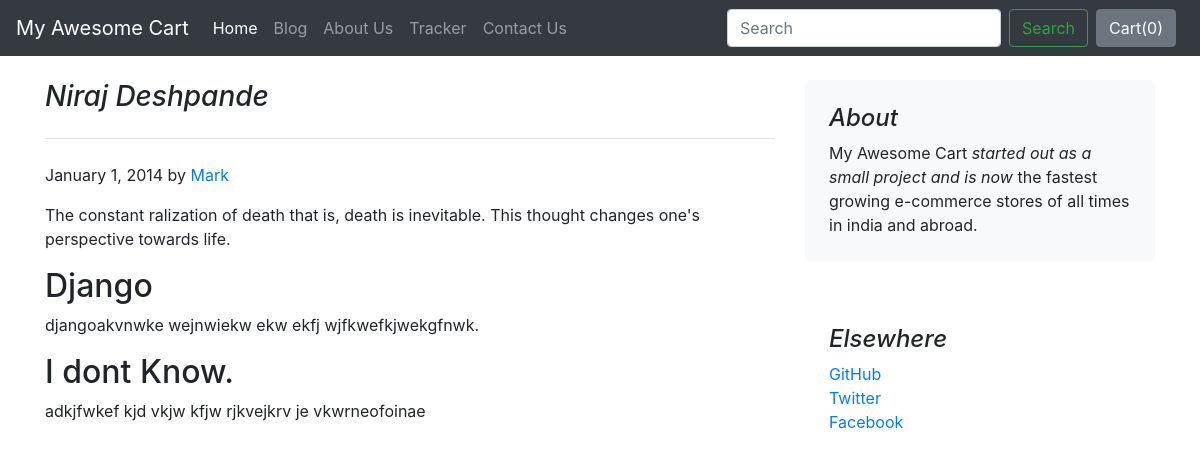
The page /blog/blogpost/1 on the database its author committed.
### blog/models.py (models this page shows)
class Blogpost(models.Model):
    post_id = models.AutoField(primary_key= True)
    tilte = models.CharField(max_length=50)
    head0 = models.CharField(max_length=500, default="")
    chead0 = models.CharField(max_length=5000, default="")
    head1 = models.CharField(max_length=500, default="")
    chead1 = models.CharField(max_length=5000, default="")
    head2 = models.CharField(max_length=500, default="")
    chead2 = models.CharField(max_length=5000, default="")
    pub_date = models.DateField()
    thumbnail = models.ImageField(upload_to='shop/images', default="")
    def __str__(self):
        return self.tilte

### blog/views.py (the view)
# urls.py: path('blogpost/<int:id>',views.blogpost,name='BlogPost'),
def blogpost(request, id):
    post = Blogpost.objects.filter(post_id = id)[0]
    print(post)
    return render(request, 'blog/blogpost.html',{'post':post})

### blog/templates/blog/blogpost.html (shortened to what this page needs)
{% extends 'blog/basic.html' %}
{% block body %}
<div class="container">
    <div class="row mt-4">
        <div class="col-md-8 blog-main">
            <h3 class="pb-4 mb-4 font-italic border-bottom">
                {{post.tilte}}
            </h3>
            <div class="blog-post">
                <p class="blog-post-meta">January 1, 2014 by <a href="#">Mark</a></p>
                <p>{{post.chead0}}</p>
                <h2>{{post.head1}}</h2>
                <p>{{post.chead1}}</p>
                <h2>{{post.head2}}</h2>
                <p>{{post.chead2}}</p>
            </div>
        </div>
        <aside class="col-md-4 blog-sidebar">
            <div class="p-4 mb-3 bg-light rounded">
                <h4 class="font-italic">About</h4>
                <p class="mb-0">My Awesome Cart <em>started out as a small project and is now</em> the fastest growing
                    e-commerce stores of all times in india and abroad.</p>
            </div>
            <div class="fb-like" data-href="http://127.0.0.1:8000/blog/blogpost/{{post.post_id}}" data-layout="standard" data-action="like" data-size="large" data-show-faces="false" data-share="true"></div><br>
            <div class="p-4">
                <h4 class="font-italic">Elsewhere</h4>
                <ol class="list-unstyled">
                    <li><a href="#">GitHub</a></li>
                    <li><a href="#">Twitter</a></li>
                    <li><a href="#">Facebook</a></li>
                </ol>
            </div>
        </aside>
    </div>
</div>
{% endblock %}

### rows shown on the page
Blogpost: tilte "Niraj Deshpande", chead0 "The constant ralization of death that is, death is inevitable. This thought changes one's perspective towards life.", head1 "Django", chead1 "djangoakvnwke wejnwiekw ekw ekfj wjfkwefkjwekgfnwk.", head2 "I dont Know.", chead2 "adkjfwkef kjd vkjw kfjw rjkvejkrv je vkwrneofoinae"
